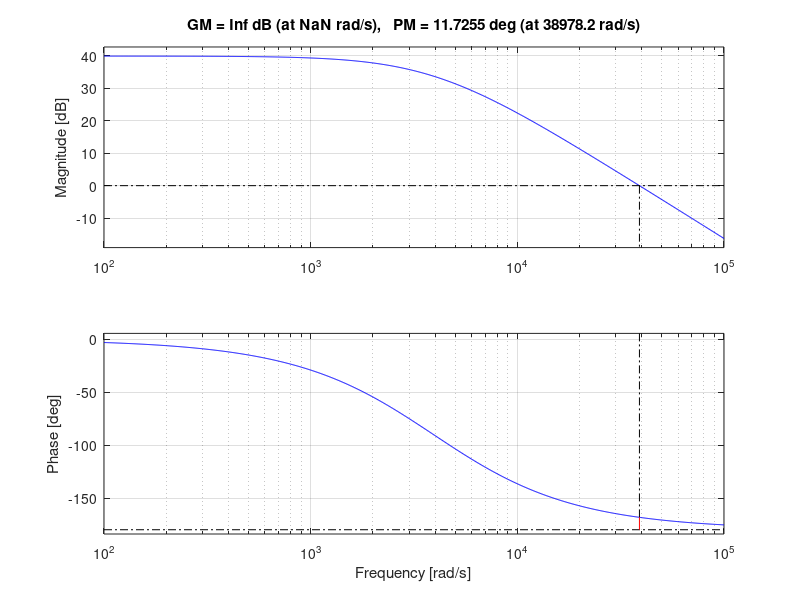

MATLAB code for this plot: (Note: this script raises an error after producing the figure.)
%This Programme is for the design of the PID controller for a single buck converter
%functions for Buck converter
clc
clear
Vi=100; %input voltage 
R=0.4608; %Converter Resistance Value
L=0.240e-3; %Converter inductance value
rL=0.002; % Inductor Resistance 
C=271.28e-6; %Converter Capacitance value
fsw = 10000; % switching frequency
fs = 10*fsw; % sampling frequency
T=1/fs; % Sampling time
%% State Space Model of the Buck Converter
Ao=[-rL/L -1/L;1/C -1/(R*C)]; % A is the Dynamics Matrix
Bo=[Vi/L; 0]; % B is the Control Input Matrix
Co=[0 1]; % C is the Ouput Matrix 
Do=0; % D is the direct term
buckSS= ss(Ao,Bo,Co,Do,'StateName',{'il','vc'},'inputname',{'d'},'outputname','Vo'); % Creates the state space model of the buck converter

% transfer function between output voltage and duty ratio
TFvO_d=tf(buckSS);

figure(1), margin(TFvO_d), grid on

%% Designing the Voltage Controller for a single buck converter using LQR to tune the PI/PID  
% Formulation of the state space of the system for PID with lqr tuning 
num=TFvO_d.Numerator{1};
den=TFvO_d.Denominator{1};
A1=[0 1 0
    0 0 1
    0 -den(3) -den(2)];
B1= [0
     0
    -num(3)];
% Choose the weight matrices Qx and Qu 
Qx=[5.5e1 0 0 
     0 25e-6 0 
     0 0 5e-14];
Qu= 1;
% Solve the Continuous Algebraic Riccati Equation for the P  in the equation PA + A' - PBR- 1 BT + Q = 0 
[P,EE,GG] = care(A1,B1,Qx,Qu);
%Calculate for Ki Kp and Kd using the equation u(t)=-(R^-1)B'Px(t)
tert=lqr(A1,B1,Qx,Qu)
u=-(1/Qu)*B1'*P;
Ki=u(1); %integral gain
Kp=u(2); %Proportional gain
Kd=u(3); %Derivative gain
%% Computing the Close loop system and Checking for Performance
s=tf('s');
buckPID=pid(Kp,Ki,Kd);%Kp+(Ki/s)+ s*Kd;
buckLoopGain= buckPID*TFvO_d;% Loop gain of the 
buckCL=feedback(buckLoopGain,1);

%Checking the closed loop poles
buckpoles=pole(buckCL);
%Ploting the time domain and frequency response
figure(3), step(buckCL,0.1)
figure (4)
margin(buckLoopGain)
stepinfo(buckCL)